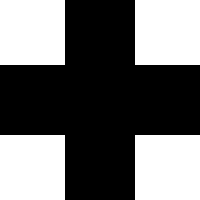
Frame 1 (no input)
Frame 60 (no input): identical to frame 1, image omitted
Frame 120 (the mouse pressed at the canvas centre since frame 60): identical to frame 1, image omitted

The p5.js sketch that drew this single still picture (run headless with seeded random() and noise() and a simulated clock; from frame 60 on, the mouse is pressed at the canvas centre):

// p5.js sketch
// ── sketch.js
function setup() {
    createCanvas(200, 200);
}

function draw() {
    noStroke();
    background(255);
    fill(0);
    rect(0, 65, 500, 70);
    fill(0);
    rect(65, 0, 70, 500);
}
